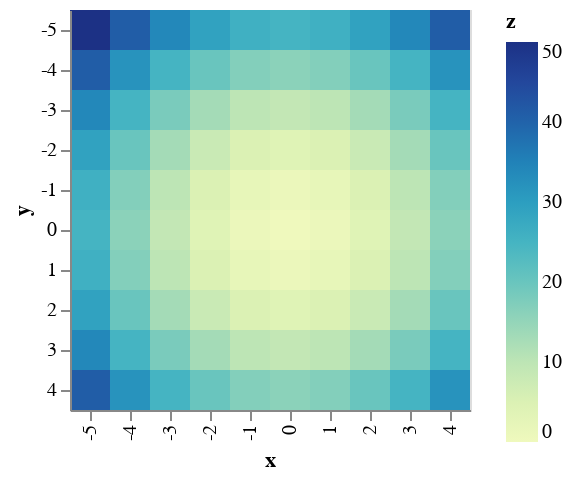

This figure's notebook cell:
### Markdown cell above
### Simple Heatmap

### Code cell
# Compute x^2 + y^2 across a 2D grid
x, y = np.meshgrid(range(-5, 5), range(-5, 5))
z = x ** 2 + y ** 2

# Convert this grid to columnar data expected by Altair
source = pd.DataFrame({'x': x.ravel(),
                     'y': y.ravel(),
                     'z': z.ravel()})

plot = alt.Chart(source).mark_rect().encode(
    x='x:O',
    y='y:O',
    color='z:Q'
)
plot

### Figure 1 — Vega-Lite specification as saved in the notebook (floating-point values rounded to 4 significant figures)
{"config": {"view": {"continuousWidth": 400, "continuousHeight": 300}}, "data": {"name": "data-1487c93b91dee61ec4c167e470e512f4"}, "mark": "rect", "encoding": {"color": {"type": "quantitative", "field": "z"}, "x": {"type": "ordinal", "field": "x"}, "y": {"type": "ordinal", "field": "y"}}, "$schema": "https://vega.github.io/schema/vega-lite/v4.0.0.json", "datasets": {"data-1487c93b91dee61ec4c167e470e512f4": [{"x": -5, "y": -5, "z": 50}, {"x": -4, "y": -5, "z": 41}, {"x": -3, "y": -5, "z": 34}, {"x": -2, "y": -5, "z": 29}, {"x": -1, "y": -5, "z": 26}, {"x": 0, "y": -5, "z": 25}, {"x": 1, "y": -5, "z": 26}, {"x": 2, "y": -5, "z": 29}, {"x": 3, "y": -5, "z": 34}, {"x": 4, "y": -5, "z": 41}, {"x": -5, "y": -4, "z": 41}, {"x": -4, "y": -4, "z": 32}, {"x": -3, "y": -4, "z": 25}, {"x": -2, "y": -4, "z": 20}, {"x": -1, "y": -4, "z": 17}, {"x": 0, "y": -4, "z": 16}, {"x": 1, "y": -4, "z": 17}, {"x": 2, "y": -4, "z": 20}, {"x": 3, "y": -4, "z": 25}, {"x": 4, "y": -4, "z": 32}, {"x": -5, "y": -3, "z": 34}, {"x": -4, "y": -3, "z": 25}, {"x": -3, "y": -3, "z": 18}, {"x": -2, "y": -3, "z": 13}, {"x": -1, "y": -3, "z": 10}, {"x": 0, "y": -3, "z": 9}, {"x": 1, "y": -3, "z": 10}, {"x": 2, "y": -3, "z": 13}, {"x": 3, "y": -3, "z": 18}, {"x": 4, "y": -3, "z": 25}, {"x": -5, "y": -2, "z": 29}, {"x": -4, "y": -2, "z": 20}, {"x": -3, "y": -2, "z": 13}, {"x": -2, "y": -2, "z": 8}, {"x": -1, "y": -2, "z": 5}, {"x": 0, "y": -2, "z": 4}, {"x": 1, "y": -2, "z": 5}, {"x": 2, "y": -2, "z": 8}, {"x": 3, "y": -2, "z": 13}, {"x": 4, "y": -2, "z": 20}, {"x": -5, "y": -1, "z": 26}, {"x": -4, "y": -1, "z": 17}, {"x": -3, "y": -1, "z": 10}, {"x": -2, "y": -1, "z": 5}, {"x": -1, "y": -1, "z": 2}, {"x": 0, "y": -1, "z": 1}, {"x": 1, "y": -1, "z": 2}, {"x": 2, "y": -1, "z": 5}, {"x": 3, "y": -1, "z": 10}, {"x": 4, "y": -1, "z": 17}, {"x": -5, "y": 0, "z": 25}, {"x": -4, "y": 0, "z": 16}, {"x": -3, "y": 0, "z": 9}, {"x": -2, "y": 0, "z": 4}, {"x": -1, "y": 0, "z": 1}, {"x": 0, "y": 0, "z": 0}, {"x": 1, "y": 0, "z": 1}, {"x": 2, "y": 0, "z": 4}, {"x": 3, "y": 0, "z": 9}, {"x": 4, "y": 0, "z": 16}, {"x": -5, "y": 1, "z": 26}, {"x": -4, "y": 1, "z": 17}, {"x": -3, "y": 1, "z": 10}, {"x": -2, "y": 1, "z": 5}, {"x": -1, "y": 1, "z": 2}, {"x": 0, "y": 1, "z": 1}, {"x": 1, "y": 1, "z": 2}, {"x": 2, "y": 1, "z": 5}, {"x": 3, "y": 1, "z": 10}, {"x": 4, "y": 1, "z": 17}, {"x": -5, "y": 2, "z": 29}, {"x": -4, "y": 2, "z": 20}, {"x": -3, "y": 2, "z": 13}, {"x": -2, "y": 2, "z": 8}, {"x": -1, "y": 2, "z": 5}, {"x": 0, "y": 2, "z": 4}, {"x": 1, "y": 2, "z": 5}, {"x": 2, "y": 2, "z": 8}, {"x": 3, "y": 2, "z": 13}, {"x": 4, "y": 2, "z": 20}, {"x": -5, "y": 3, "z": 34}, {"x": -4, "y": 3, "z": 25}, {"x": -3, "y": 3, "z": 18}, {"x": -2, "y": 3, "z": 13}, {"x": -1, "y": 3, "z": 10}, {"x": 0, "y": 3, "z": 9}, {"x": 1, "y": 3, "z": 10}, {"x": 2, "y": 3, "z": 13}, {"x": 3, "y": 3, "z": 18}, {"x": 4, "y": 3, "z": 25}, {"x": -5, "y": 4, "z": 41}, {"x": -4, "y": 4, "z": 32}, {"x": -3, "y": 4, "z": 25}, {"x": -2, "y": 4, "z": 20}, {"x": -1, "y": 4, "z": 17}, {"x": 0, "y": 4, "z": 16}, {"x": 1, "y": 4, "z": 17}, {"x": 2, "y": 4, "z": 20}, {"x": 3, "y": 4, "z": 25}, {"x": 4, "y": 4, "z": 32}]}}
